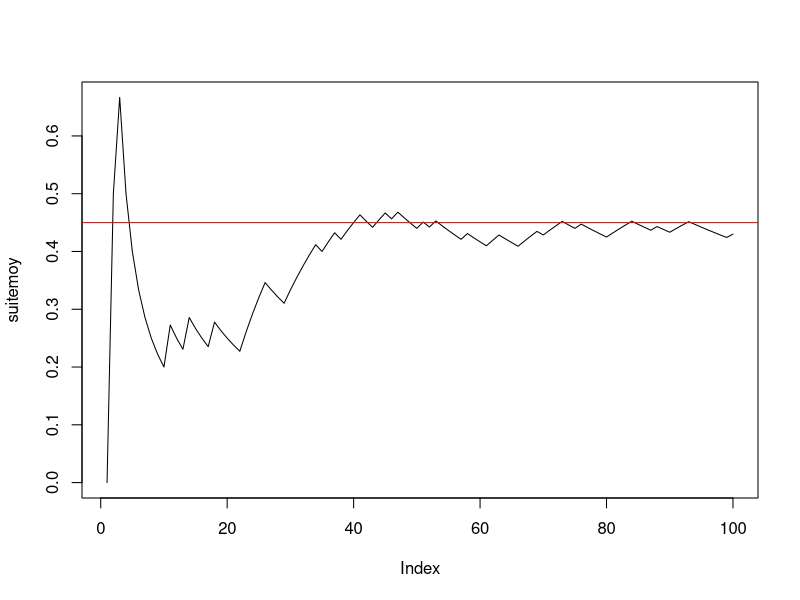

Reproduce this figure in R. (Note: this script raises an error after producing the figure.)

#--------question 1------------
n <- 100
p <- 0.45
x <- rbinom(n, 1, p)
#--------question 2------------
cumsum(x)
taille <- 1:n
suitemoy <- cumsum(x) / taille
#--------question 3------------
plot(suitemoy, type = "l")
abline(h = p, col = "red")

#------------Exercice 2------------------------



#--------question 1------------
n <- 100
mu <- -2
sigma <- 2
xg <- rnorm(n, mu, sigma)
#--------question 2------------
cumsum(xg)
rm(taille)
taille <- 1:n
rm(suitemoyg)
suitemoyg
suitemoyg <- cumsum(xg) / taille
#--------question 3------------
plot(suitemoyg, type = "l", ylim = c(-10, 6))
abline(h = mu, col = "red")


#------------Exercice 3------------------------

#---------question 1--------------------------
mu <- -2
sigma <- 2
n <- 5
x <- rnorm(n, mu, sigma)
moyx <- mean(x)

#---------question 2--------------------------
y <- rnorm(n, mu, sigma)
(moyy <- mean(y)) # moyenne de l'échantillon y
(rbind(x, y) -> M) # range les deux échantillons dans M à 2 lignes et n colonnes
rowMeans(M)

#---------question 3--------------------------
N <- 1000
Mdata <- matrix(rnorm(n * N, mu, sigma), ncol = n, byrow = T) # N échantillons de taille n disposés en lignes
dim(Mdata) # dimension de la matrice N lignes et n colonnes


#---------question 4--------------------------
(rowMeans(Mdata) -> moyennes) # calcule les moyennes pour les N, n-échantillons tirés.
apply(Mdata, MARGIN = 1, mean) # alternative pour effectuer les moyennes en ligne

#---------question 5--------------------------
mean(moyennes) # moyenne empirique des N réalisations de Xbar_n
sd(moyennes) * sqrt((length(moyennes) - 1) / length(moyennes)) # ecart-type empirique
sd(moyennes) # écart-type estimé sans biais = ecart-type empirique corrigé

#---------question 6--------------------------
hist(moyennes, prob = T, main = "Répartition de la moyenne empirique des Xi, i=1,....,n") # la répartition observée de Xbar_n
(abs <- seq(1.2 * min(moyennes), 1.2 * max(moyennes), (max(moyennes) - min(moyennes)) / 100))
points(abs, dnorm(abs, mu, sigma / sqrt(n)), col = 2, type = "l")
abline(v = mean(moyennes), col = 3, lty = "dashed") # moyenne de l'échantillon
abline(v = mu, col = 2) # moyenne théorique mu de la loi de Xbar
# belle adéquation de l'échantillon à la normale, que l'on peut verifier avec dte de Henry
qqnorm(moyennes) # les points sont presque alignés la loi de Xbar_n est donc bien normale
qqline(moyennes, col = 2) # autour de la droite rouge qui passe par les deux points
# (1er quartile theo de la centrée réduite,1er quartile empirique) et
# (3ieme quartile theo de la centrée réduite,3ieme quartile empirique)
# mean(echantillon) et écart-type empirique sd(échantillon)*sqrt((n-1)/n). e
# En effet si on ajoute la droite passant par ces deux points elle se confond
# avec qqline. droite de Henry

(x1 <- qnorm(0.25))
(x2 <- qnorm(0.75))
(y1 <- quantile(moyennes, 0.25, type = 1))
(y2 <- quantile(moyennes, 0.75, type = 1))
abline(y1 - (y2 - y1) * x1 / (x2 - x1), (y2 - y1) / (x2 - x1), col = 3) # droite de Henry

#----------question 7-------------------------
moyennecr <- sqrt(n) * (moyennes - mu) / sigma
hist(moyennecr, prob = T, main = "Répartition observée de la moyenne empirique centrée réduite")
(abscr <- seq(1.2 * min(moyennecr), 1.2 * max(moyennecr), (max(moyennecr) - min(moyennecr)) / 100))
points(abscr, dnorm(abscr), col = 2, type = "l")
abline(v = mean(moyennecr), col = 3, lty = "dashed") # moyenne empirique de l'échantillon
abline(v = 0, col = 2) # moyenne théorique  de la loi normale centrée réduite

qqnorm(moyennecr)
qqline(moyennecr) # droite de Henry

#-----------question 8------------
n <- 50
# puis réexecuter les lignes 67 à 107 : la loi reste gaussienne mais
# l'écart-type de Xbarn est plus petit avec n=50 qu'avec n=2
sd(moyennes)
sigma / sqrt(n)

n <- 2
# puis réexecuter les lignes 67 à 107 : LA LOI EST TOUJOURS GAUSSIENNE MEME AVEC n PETIT
# C'EST UNE PROPRIETES CARACTÉRISTIQUE DE LA LOI NORMALE MAIS QUI NE S'APPLIQUE PAS AUX AUTRES
# LOIS COMME PAR EX A LA BERNOULLI ==> VOIR EXO SUIVANT
sd(moyennes)
# l'écart type empirique est EN REVANCHE plus faible avec n=2 qu'avec n=50 :
# normal il estime sigma/sqrt(n) or :
sigma / sqrt(n)

#####################################################################################
# CE QU'IL FAUT RETENIR DE CET EXERCICE : LA LOI DE XBAR EST GAUSSIENNE SI L'ÉCHANTILLON EST
# GAUSSIEN ET DE TAILLE QUELCONQUE n. LE RESULTAT DU THEOREME CENTRAL LIMITE EST VRAI DANS CE CAS
# POUR TOUT n ET PAS SEULEMENT POUR n GRAND
###################################################################################

###################################################
#------------Exercice 4------------------------
###################################################

#---------question 1--------------------------
p <- 0.45
n <- 5
N <- 100
rm(Mdata) # efface l'objet précedemment créé Mdata

Mdata <- matrix(rbinom(n * N, 1, p), ncol = n, byrow = T) # N échantillons de taille n disposés en lignes
dim(Mdata) # dimension de la matrice N lignes et n colonnes

(rowMeans(Mdata) -> moyennes) # calcule les moyennes pour les N, n-échantillons tirés.


mean(moyennes) # moyenne empirique des N réalisations de Xbar_n
sd(moyennes) * sqrt((length(moyennes) - 1) / length(moyennes)) # ecart-type empirique
sd(moyennes) # écart-type estimé sans biais = ecart-type empirique corrigé

#---------histogramme de xbar_n--------------------------
hist(moyennes, prob = T, ylim = c(0, max(dnorm(p, p, sqrt(p * (1 - p) / n)), 4)), main = "Répartition de la moyenne empirique des Xi, i=1,....,n") # la répartition observée de Xbar_n
(abs <- seq(.8 * min(moyennes), 1.2 * max(moyennes), (max(moyennes) - min(moyennes)) / 100))
points(abs, dnorm(abs, p, sqrt(p * (1 - p) / n)), col = 2, type = "l")
abline(v = mean(moyennes), col = 3, lty = "dashed") # moyenne de l'échantillon
abline(v = p, col = 2) # moyenne théorique mu de la loi de Xbar
qqnorm(moyennes) # vraiment pas gaussien !
qqline(moyennes, col = 2)
# AUCUNE ADEQUATION  de l'échantillon à la normale CAR n EST TROP PETIT ET LE TCL N'EST
# PAS VERIFIE. ON REFAIT LA SIMUL AVEC n=200 :

n <- 200
# puis réeéxuter les lignes 142 à 161

# EUREKA CA MARCHE BEAUCOUP MIEUX ET ON A BIEN UNE REPARTITION GAUSSIENNE CAR n EST SUFFISAMMENT GRAND POUR
# QUE LE TCL SOIT VERIFIE !
######################################

qqnorm(moyennes)
qqline(moyennes, col = "red")

# Si on augmente N on améliore l'estimation de la densité de Xbarn par l'histogramme
# des N réalisations de Xbarn mais si n est petit on n'observe pas un histogramme
# ressemblant à une gaussienne puisque le TCL ne s'applique que si n est assez grand.
# Essayer avec
N <- 1000
n <- 4
# puis lignes 142 à 159.
N <- 1000
n <- 100
# puis lignes 142 à 159.
